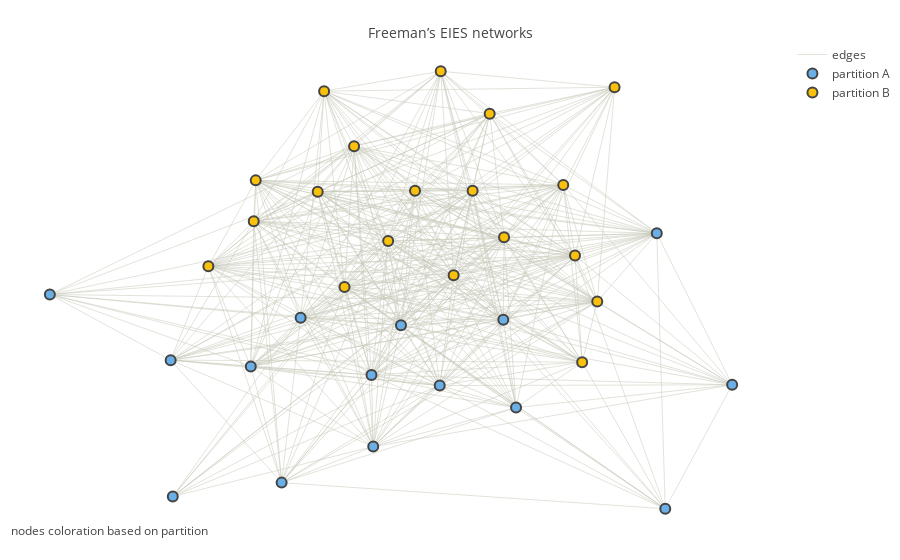

Notebook code cell kept with this figure:
### Code cell
partitions = community.best_partition(G)

part0_trace = go.Scatter(
    x = [],
    y = [],
    text = [],
    hoverinfo = 'text',
    name = 'partition A',
    mode = 'markers',
    marker = dict(
        color = '#6AAFE6',
        size = 10,
        line = dict(width = 2)))

part1_trace = go.Scatter(
    x = [],
    y = [],
    text = [],
    hoverinfo = 'text',
    name = 'partition B',
    mode = 'markers',
    marker = dict(
        color = '#f9c00c',
        size = 10,
        line = dict(width = 2)))

part0_text = []
part1_text = []

i = 0
for node in partitions.keys():
    x, y = G.node[node]['pos']
    if (partitions[node] == 0):
        part0_trace['x'] += tuple([x])
        part0_trace['y'] += tuple([y])
        part0_text.append(alias[i])
    else:
        part1_trace['x'] += tuple([x])
        part1_trace['y'] += tuple([y])
        part1_text.append(alias[i])
    i += 1

part0_trace['text'] = tuple(part0_text)
part1_trace['text'] = tuple(part1_text)    
    
part_fig = go.Figure(
                data=[edge_trace, part0_trace, part1_trace],
                layout=go.Layout(
                title='<br>Freeman’s EIES networks',
                titlefont=dict(size=14),
                showlegend=True,
                hovermode='closest',
                margin=dict(b=20,l=5,r=5,t=40),
                annotations=[ dict(
                    text="nodes coloration based on partition",
                    showarrow=False,
                    xref="paper", yref="paper",
                    x=0.005, y=-0.002 ) ],
                xaxis=dict(showgrid=False, zeroline=False, showticklabels=False),
                yaxis=dict(showgrid=False, zeroline=False, showticklabels=False)))

iplot(part_fig)

### Figure 1 — Plotly figure (JSON) as saved in the notebook; plotly's stock layout.template omitted (floating-point values rounded to 4 significant figures; data arrays with more than 128 entries replaced by an {"elided": "..."} marker saying what was removed)
{"data": [{"hoverinfo": "none", "line": {"color": "#C5C6B6", "width": 0.5}, "mode": "lines", "name": "edges", "type": "scatter", "uid": "144b7a49-9558-41d2-a1f7-d8898d9c9607", "x": {"elided": "1245 float values"}, "y": {"elided": "1245 float values"}}, {"hoverinfo": "text", "marker": {"color": "#6AAFE6", "line": {"width": 2}, "size": 10}, "mode": "markers", "name": "partition A", "text": ["connections=33, name=LIN FREEMAN, affiliation=sociology", "connections=28, name=DOUG WHITE, affiliation=anthropology", "connections=9, name=CAROL BARNER-BARRY, affiliation=others", "connections=12, name=GARY COOMBS, affiliation=others", "connections=29, name=RUSS BERNARD, affiliation=anthropology", "connections=19, name=JOHN BOYD, affiliation=anthropology", "connections=26, name=BRIAN FOSTER, affiliation=anthropology", "connections=15, name=DAVOR JEDLICKA, affiliation=sociology", "connections=26, name=STEVE SEIDMAN, affiliation=mathematics/statistics", "connections=25, name=JOHN SONQUIST, affiliation=sociology", "connections=29, name=AL WOLFE, affiliation=anthropology", "connections=21, name=SUE FREEMAN, affiliation=others", "connections=28, name=LEE SAILER, affiliation=anthropology", "connections=17, name=ANN TAYLOR, affiliation=mathematics/statistics", "connections=12, name=EMILY LEE, affiliation=anthropology"], "type": "scatter", "uid": "2f4aa852-bd53-4bf5-a357-38b42a7a0286", "x": [0.1805, -0.6097, -5.928, -9.219, -2.506, -5.985, -3.84, 9.045, 7.027, -0.5622, 2.919, 3.26, 1.217, -3.015, 7.254], "y": [-1.397, -3.588, -8.96, -0.03793, -1.068, -2.936, -3.216, -4.026, 2.665, -6.754, -1.149, -5.032, -4.06, -8.346, -9.5]}, {"hoverinfo": "text", "marker": {"color": "#f9c00c", "line": {"width": 2}, "size": 10}, "mode": "markers", "name": "partition B", "text": ["connections=29, name=EV ROGERS, affiliation=others", "connections=26, name=RICHARD ALBA, affiliation=sociology", "connections=27, name=PHIPPS ARABIE, affiliation=others", "connections=28, name=RON BURT, affiliation=sociology", "connections=29, name=PAT DOREIAN, affiliation=sociology", "connections=20, name=CLAUDE FISCHER, affiliation=sociology", "connections=32, name=MARK GRANOVETTER, affiliation=sociology", "connections=30, name=MAUREEN HALLINAN, affiliation=sociology", "connections=30, name=PAUL HOLLAND, affiliation=mathematics/statistics", "connections=22, name=JACK HUNTER, affiliation=others", "connections=30, name=CHARLES KADUSHIN, affiliation=sociology", "connections=18, name=ED LAUMANN, affiliation=sociology", "connections=27, name=SAM LEINHARDT, affiliation=mathematics/statistics", "connections=30, name=JOEL LEVINE, affiliation=sociology", "connections=27, name=NAN LIN, affiliation=sociology", "connections=22, name=NICK MULLINS, affiliation=sociology", "connections=27, name=DON PLOCH, affiliation=sociology", "connections=21, name=NICK POUSHINSKY, affiliation=sociology", "connections=26, name=BARRY WELLMAN, affiliation=sociology"], "type": "scatter", "uid": "ccd7efb7-5c9e-4753-8747-e6e1d8fbc173", "x": [4.524, -3.761, -4.976, -1.075, 5.434, 1.244, 1.59, 4.838, 2.939, 5.03, -1.332, 5.897, -3.708, -0.1632, 2.098, -1.877, 0.5557, 2.554, -2.049], "y": [4.803, 3.198, 1.208, 6.517, -0.3423, 9.824, 0.8136, 1.682, 2.487, -3.025, 0.2985, 9.117, 5.005, 2.322, 4.55, 8.946, 4.548, 7.951, 4.5]}], "layout": {"annotations": [{"showarrow": false, "text": "nodes coloration based on partition", "x": 0.005, "xref": "paper", "y": -0.002, "yref": "paper"}], "hovermode": "closest", "margin": {"b": 20, "l": 5, "r": 5, "t": 40}, "showlegend": true, "title": {"font": {"size": 14}, "text": "<br>Freeman’s EIES networks"}, "xaxis": {"showgrid": false, "showticklabels": false, "zeroline": false}, "yaxis": {"showgrid": false, "showticklabels": false, "zeroline": false}}}
